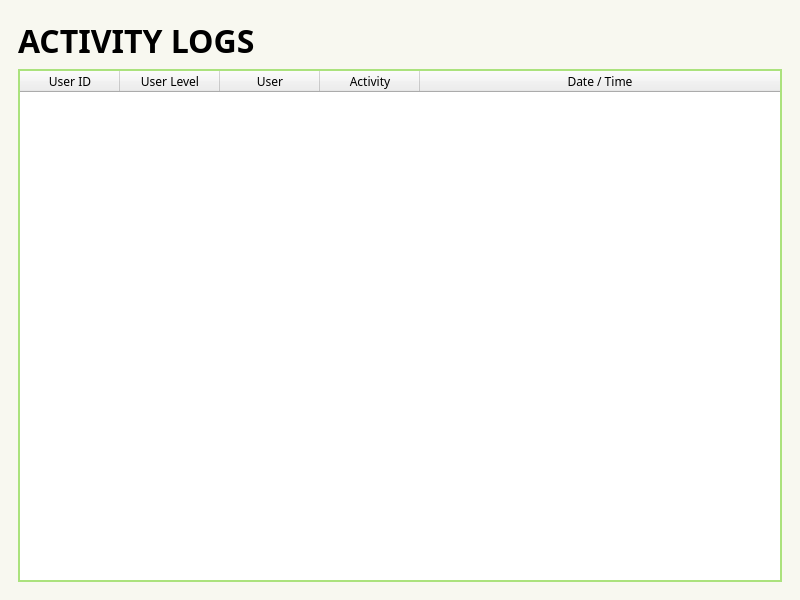
<?xml version="1.0" encoding="UTF-8"?>
<ui version="4.0">
 <class>MainWindow</class>
 <widget class="QMainWindow" name="MainWindow">
  <property name="geometry">
   <rect>
    <x>0</x>
    <y>0</y>
    <width>800</width>
    <height>600</height>
   </rect>
  </property>
  <property name="windowTitle">
   <string>MainWindow</string>
  </property>
  <widget class="QWidget" name="centralwidget">
   <property name="styleSheet">
    <string notr="true">#centralwidget{
background-color: #F8F8F0;
}
#Log_Table{
border : 2px solid #ABE27D;
}</string>
   </property>
   <layout class="QHBoxLayout" name="horizontalLayout">
    <item>
     <widget class="QWidget" name="widget" native="true">
      <layout class="QVBoxLayout" name="verticalLayout">
       <item>
        <widget class="QLabel" name="label">
         <property name="font">
          <font>
           <family>DM Sans</family>
           <pointsize>24</pointsize>
           <weight>75</weight>
           <bold>true</bold>
          </font>
         </property>
         <property name="text">
          <string>ACTIVITY LOGS</string>
         </property>
        </widget>
       </item>
       <item>
        <widget class="QTableWidget" name="Log_Table">
         <property name="font">
          <font>
           <family>DM Sans</family>
          </font>
         </property>
         <attribute name="horizontalHeaderCascadingSectionResizes">
          <bool>true</bool>
         </attribute>
         <attribute name="horizontalHeaderShowSortIndicator" stdset="0">
          <bool>true</bool>
         </attribute>
         <attribute name="horizontalHeaderStretchLastSection">
          <bool>true</bool>
         </attribute>
         <attribute name="verticalHeaderVisible">
          <bool>false</bool>
         </attribute>
         <column>
          <property name="text">
           <string>User ID</string>
          </property>
          <property name="font">
           <font>
            <family>DM Sans</family>
           </font>
          </property>
         </column>
         <column>
          <property name="text">
           <string>User Level</string>
          </property>
          <property name="font">
           <font>
            <family>DM Sans</family>
           </font>
          </property>
         </column>
         <column>
          <property name="text">
           <string>User</string>
          </property>
          <property name="font">
           <font>
            <family>DM Sans</family>
           </font>
          </property>
         </column>
         <column>
          <property name="text">
           <string>Activity</string>
          </property>
          <property name="font">
           <font>
            <family>DM Sans</family>
           </font>
          </property>
         </column>
         <column>
          <property name="text">
           <string>Date / Time</string>
          </property>
          <property name="font">
           <font>
            <family>DM Sans</family>
           </font>
          </property>
         </column>
        </widget>
       </item>
      </layout>
     </widget>
    </item>
   </layout>
  </widget>
 </widget>
 <resources/>
 <connections/>
</ui>
